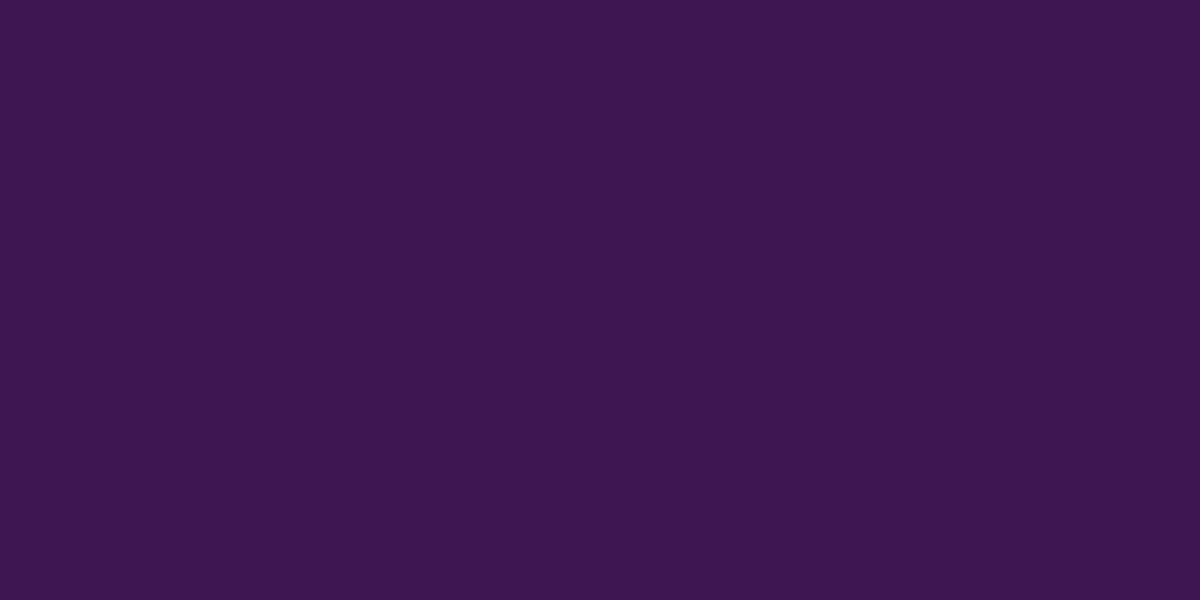
Frame 1 (no input)
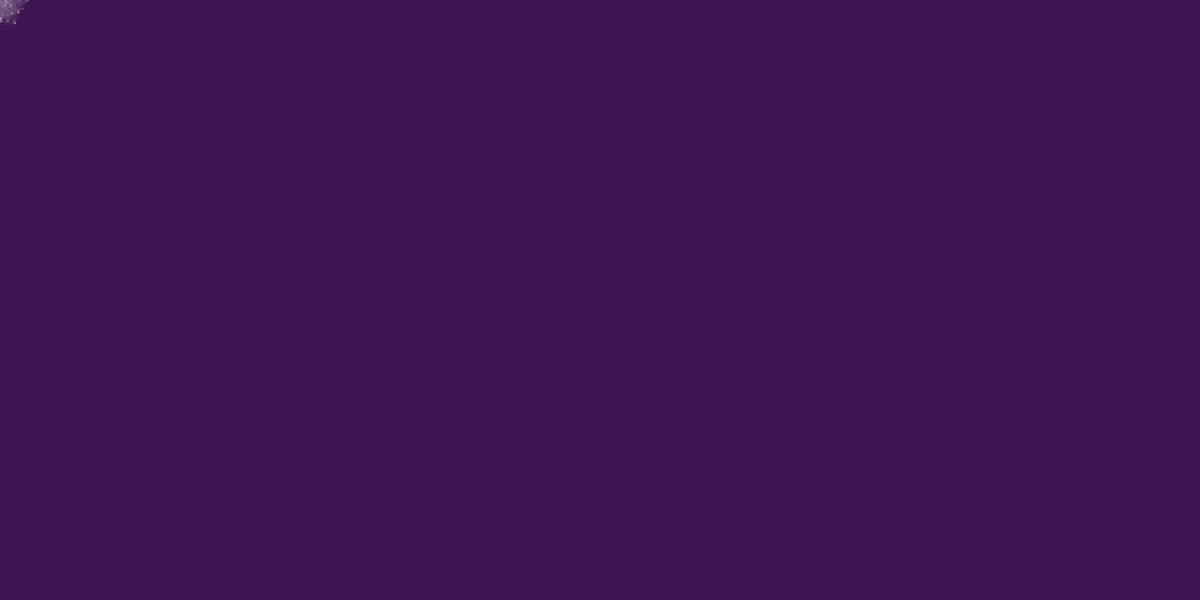
Frame 60 (the mouse pressed at the canvas centre just before this capture)
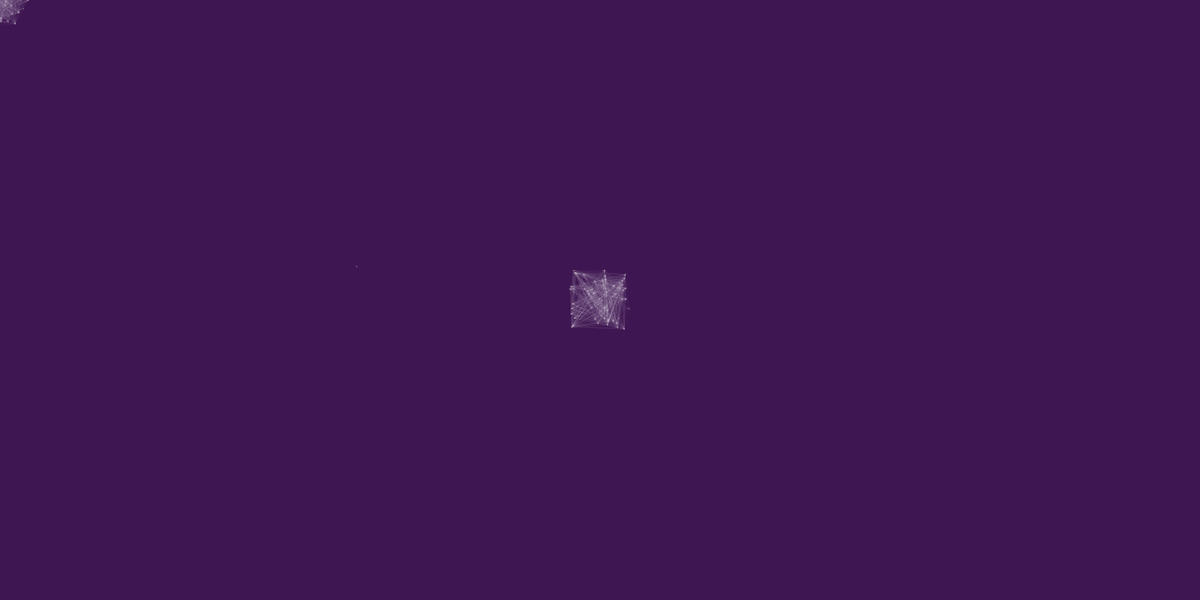
Frame 120 (the mouse held since frame 60 and released just before this capture)

The Processing sketch that drew these frames (run headless with seeded random() and noise(); from frame 60 on, the mouse is pressed at the canvas centre):

// Processing sketch: spherical_dots_and_lines
// ── spherical_dots_and_lines.pde
ArrayList pts;
int thresh;

void setup()
{
  size(2000, 1000);
  frameRate(30);
  background(#3e1651);
  thresh = 100;
  pts = new ArrayList();
  noStroke();
  smooth();
}

void draw()
{
  int currentTime = millis();
  //float x = random(width/2 - pts.size()/2 - 50, width/2 + pts.size()/2 + 50);
  //float y = random(500 - currentTime/150, 500 + currentTime/150);
  int xDir = getDirection(pmouseX, mouseX);
  int yDir = getDirection(pmouseY, mouseY);
  float x = random(pmouseX - (xDir * 50), mouseX + (xDir * 50));
  float y = random(pmouseY - (yDir * 50), mouseY + (yDir * 50));
  float r = random(1, 4);
  if(pts.size() < 2011)
  {
    DataPoint p = new DataPoint(x, y, r);
    pts.add(p);
    p.recordPoint(p);
    println(currentTime);
  }
  else{ println("END IT!");}
}

int getDirection(int prev, int curr)
{
  int dir = 1;
  if(prev > curr) dir = -1;
  return dir;
}
class DataPoint
{
  float x, y, r, xd, yd, td;
  int connections;
  DataPoint (float xPos, float yPos, float rad)
  {
    connections = 0;
    x = xPos;
    y = yPos;
    r = rad;
    fill(255, 255, 255, 50);
    ellipse(x, y, r, r);
  }
  void recordPoint(DataPoint p)
  {
    for(int i = pts.size() - 1; i >= 0; i--)
    {
      DataPoint storedPoint = (DataPoint) pts.get(i);
      xd = abs(storedPoint.x - p.x);
      yd = abs(storedPoint.y - p.y);
      xd *= xd;
      yd *= yd;
      td = sqrt(xd + yd);
      if(td < thresh)
      {
        stroke(255, 255, 255, td/thresh * 100);
        strokeWeight(1 / td/thresh);
        if(storedPoint.connections < 50)
        {
          line(p.x, p.y, storedPoint.x, storedPoint.y);
          addConnection(p);
          addConnection(storedPoint);
        }
      }
    }
    //println("point " + p + " has no of connections: " + connections);
  }
  void addConnection(DataPoint p)
  {
    p.connections += 1;
    //p.redraw(p);
  }
  void redraw(DataPoint p)
  {
    float rad = p.r * p.connections;
    p.r = rad;
    fill(255, 255, 255, 10);
    ellipse(p.x, p.y, p.r, p.r);
  }
}
